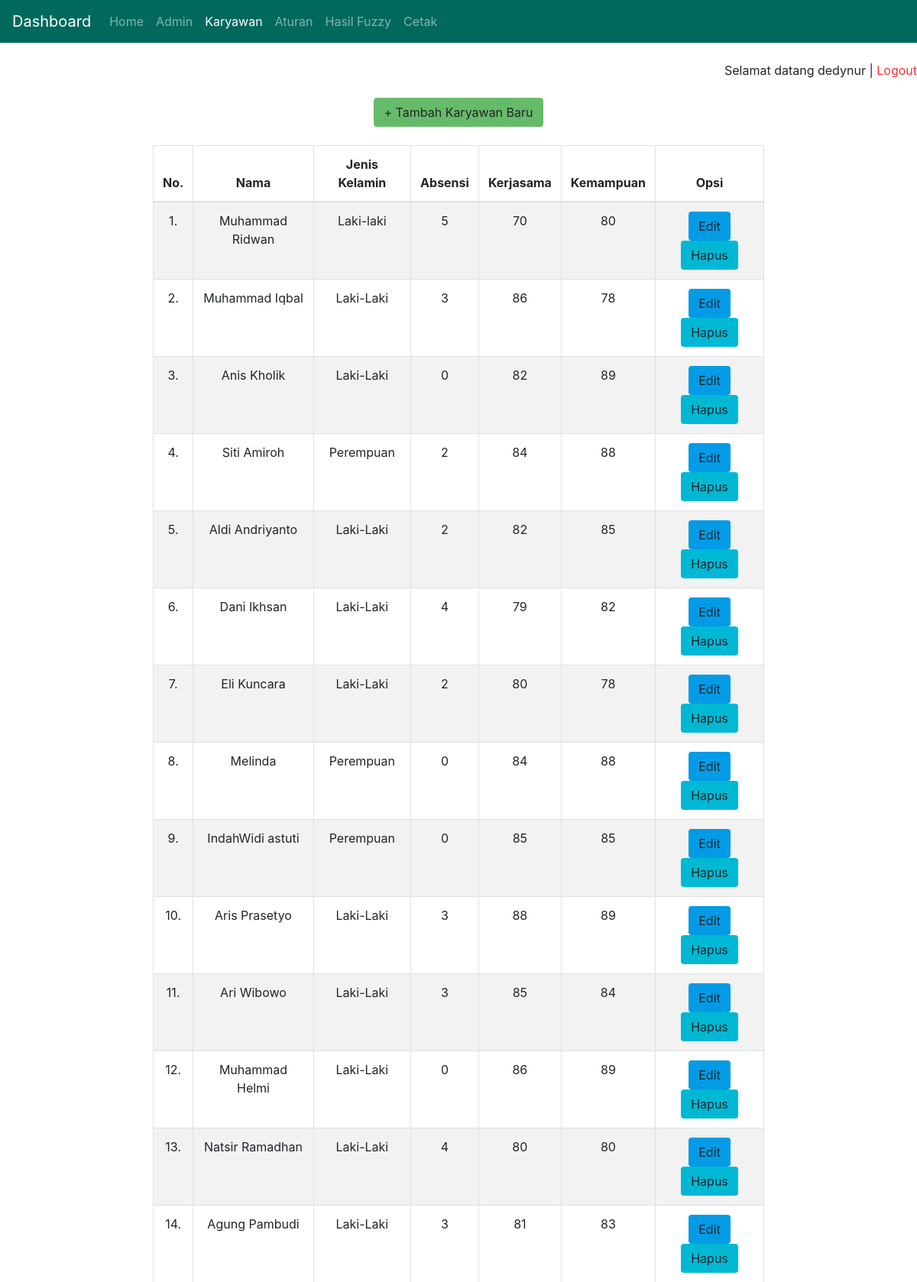
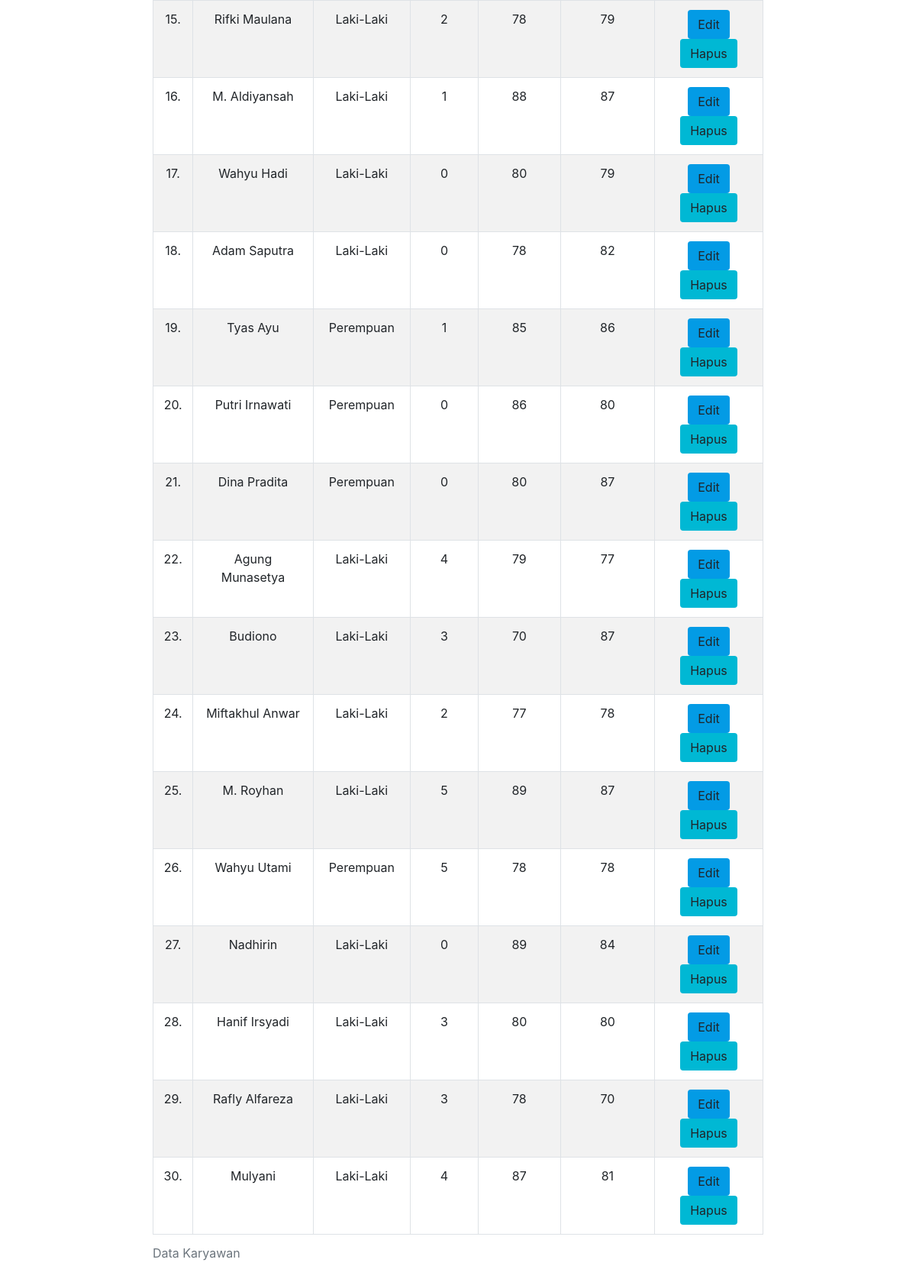
The app's page /karyawan.php (signed in) with its own data (2 pictures, top to bottom).
### tables this page shows
CREATE TABLE `karyawan` (
  `id_karyawan` int(8) NOT NULL,
  `nama` varchar(100) NOT NULL,
  `jk` varchar(100) NOT NULL,
  `absen` int(100) NOT NULL,
  `kerjasama` int(80) NOT NULL,
  `kemampuan` int(50) NOT NULL
);

### karyawan.php (the view, shortened to what this page needs)
<?php
include "+koneksi.php";
?>
<!DOCTYPE html>
<html>
<head>
	<link rel="stylesheet" href="https://cdn.jsdelivr.net/npm/bootstrap@4.6.0/dist/css/bootstrap.min.css">
</head>
<body>
<nav class="navbar navbar-expand-lg navbar-dark "  style="background-color: #00695c;">
  <a class="navbar-brand" href="dashboard.php">Dashboard</a>
  <div class="collapse navbar-collapse" id="navbarText">
    <ul class="navbar-nav mr-auto">
        <a class="nav-link" href="dashboard.php">Home <span class="sr-only">(current)</span></a>
      <li class="nav-item">
        <a class="nav-link" href="admin.php">Admin</a>
      </li>
      <li class="nav-item">
	  <li class="nav-item active">
        <a class="nav-link" href="karyawan.php">Karyawan</a>
      </li>
      <li class="nav-item">
		<a class="nav-link" href="aturan.php">Aturan</a>
      </li>
	  <li class="nav-item">
		<a class="nav-link" href="hasil.php">Hasil Fuzzy</a>
      </li>
	  <li class="nav-item">
		<a class="nav-link" href="cetak.php">Cetak</a>
      </li>
    </ul>
  </div>
</nav>
<br>
<div align="right">
		Selamat datang  <?=$_SESSION['username']?> |
		<a href="logout.php">
			<span style="color:#ff3333">Logout</span>
		</a>
	</div>
</br><center>
<table class="table col-md-8 text-center  table-bordered table-striped table-hover" >
<div align="center">
		<a href="form_tambah_karyawan.php">
		<button class="btn"  style="background-color: #66BB6A">+ Tambah Karyawan Baru</button>
		</a>
	</div>
  <caption>Data Karyawan</caption>
  <br>
  <thead>
    <tr>
      <th>No.</th>
      <th>Nama</th>
      <th>Jenis Kelamin</th>
	  <th>Absensi</th>
      <th>Kerjasama</th>
	  <th>Kemampuan</th>
      <th>Opsi</th>
    </tr>
   </thead>
   <tbody>
    <?php
			$query = $con->query("SELECT * FROM karyawan");
			$nomor = 1;
			while($data = $query->fetch(PDO::FETCH_ASSOC)) { ?>
				<tr>
					<td align="'left'"><?php echo $nomor++; ?>.</td>
					<td><?php echo $data['nama']; ?></td>
					<td><?php echo $data['jk']; ?></td>
					<td><?php echo $data['absen']; ?></td>
					<td><?php echo $data['kerjasama']; ?></td>
					<td><?php echo $data['kemampuan']; ?></td>
					<td >
						<a href="form_edit_karyawan.php?id=<?php echo $data['id_karyawan']; ?>"><button class="btn" style="background-color: #039BE5">Edit</button></a>
						<a href="proses_hapus_karyawan.php?id=<?php echo $data['id_karyawan']; ?>" onclick="return confirm('Yakin hapus data?')"><button class="btn" style="background-color: #00B8D4">Hapus</button></a>
					</td>
				</tr> <?php
			} ?>
    </tbody>
</table></center>
</body>
</html>

### records on screen
karyawan: nama "Muhammad Ridwan", jk "Laki-laki", absen "5", kerjasama "70", kemampuan "80"
karyawan: nama "Muhammad Iqbal", jk "Laki-Laki", absen "3", kerjasama "86", kemampuan "78"
karyawan: nama "Anis Kholik", jk "Laki-Laki", absen "0", kerjasama "82", kemampuan "89"
karyawan: nama "Siti Amiroh", jk "Perempuan", absen "2", kerjasama "84", kemampuan "88"
karyawan: nama "Aldi Andriyanto", jk "Laki-Laki", absen "2", kerjasama "82", kemampuan "85"
karyawan: nama "Dani Ikhsan", jk "Laki-Laki", absen "4", kerjasama "79", kemampuan "82"
karyawan: nama "Eli Kuncara", jk "Laki-Laki", absen "2", kerjasama "80", kemampuan "78"
karyawan: nama "Melinda", jk "Perempuan", absen "0", kerjasama "84", kemampuan "88"
karyawan: nama "IndahWidi astuti", jk "Perempuan", absen "0", kerjasama "85", kemampuan "85"
karyawan: nama "Aris Prasetyo", jk "Laki-Laki", absen "3", kerjasama "88", kemampuan "89"
karyawan: nama "Ari Wibowo", jk "Laki-Laki", absen "3", kerjasama "85", kemampuan "84"
karyawan: nama "Muhammad Helmi", jk "Laki-Laki", absen "0", kerjasama "86", kemampuan "89"
karyawan: nama "Natsir Ramadhan", jk "Laki-Laki", absen "4", kerjasama "80", kemampuan "80"
karyawan: nama "Agung Pambudi", jk "Laki-Laki", absen "3", kerjasama "81", kemampuan "83"
karyawan: nama "Rifki Maulana", jk "Laki-Laki", absen "2", kerjasama "78", kemampuan "79"
karyawan: nama "M. Aldiyansah", jk "Laki-Laki", absen "1", kerjasama "88", kemampuan "87"
karyawan: nama "Wahyu Hadi", jk "Laki-Laki", absen "0", kerjasama "80", kemampuan "79"
karyawan: nama "Adam Saputra", jk "Laki-Laki", absen "0", kerjasama "78", kemampuan "82"
karyawan: nama "Tyas Ayu", jk "Perempuan", absen "1", kerjasama "85", kemampuan "86"
karyawan: nama "Putri Irnawati", jk "Perempuan", absen "0", kerjasama "86", kemampuan "80"
karyawan: nama "Dina Pradita", jk "Perempuan", absen "0", kerjasama "80", kemampuan "87"
karyawan: nama "Agung Munasetya", jk "Laki-Laki", absen "4", kerjasama "79", kemampuan "77"
karyawan: nama "Budiono", jk "Laki-Laki", absen "3", kerjasama "70", kemampuan "87"
karyawan: nama "Miftakhul Anwar", jk "Laki-Laki", absen "2", kerjasama "77", kemampuan "78"
karyawan: nama "M. Royhan", jk "Laki-Laki", absen "5", kerjasama "89", kemampuan "87"
karyawan: nama "Wahyu Utami", jk "Perempuan", absen "5", kerjasama "78", kemampuan "78"
karyawan: nama "Nadhirin", jk "Laki-Laki", absen "0", kerjasama "89", kemampuan "84"
karyawan: nama "Hanif Irsyadi", jk "Laki-Laki", absen "3", kerjasama "80", kemampuan "80"
karyawan: nama "Rafly Alfareza", jk "Laki-Laki", absen "3", kerjasama "78", kemampuan "70"
karyawan: nama "Mulyani", jk "Laki-Laki", absen "4", kerjasama "87", kemampuan "81"

### other values on screen
$_SESSION['username'] "dedynur"
